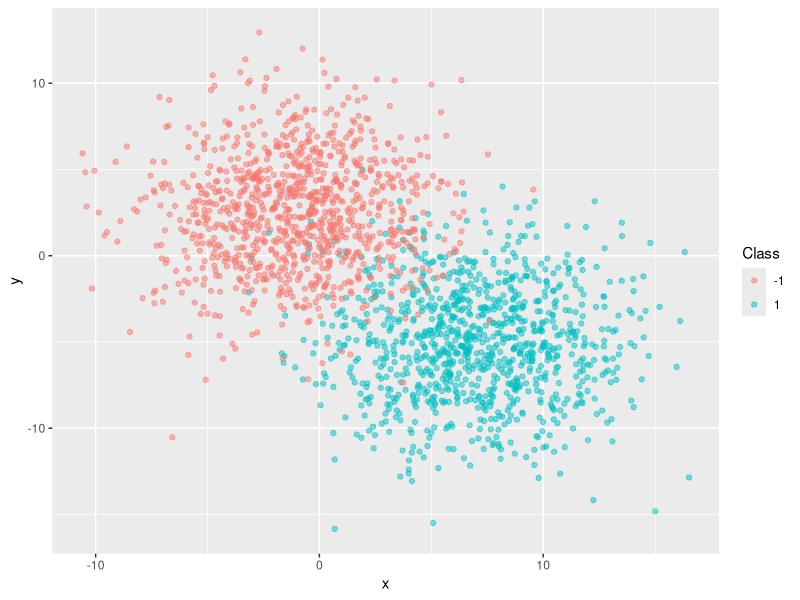
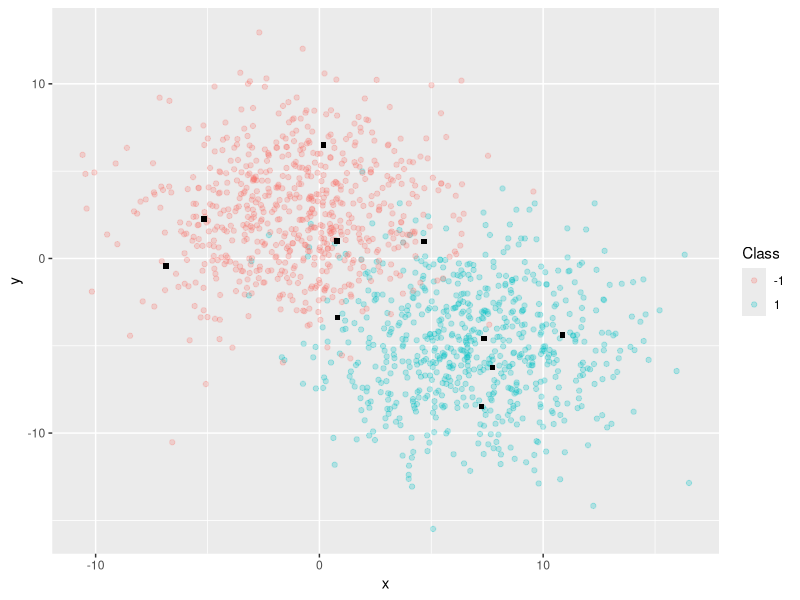
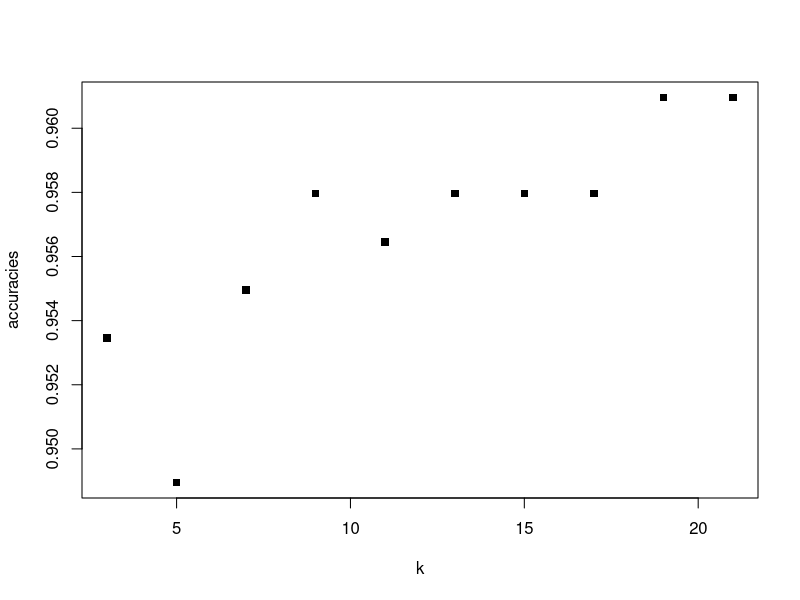
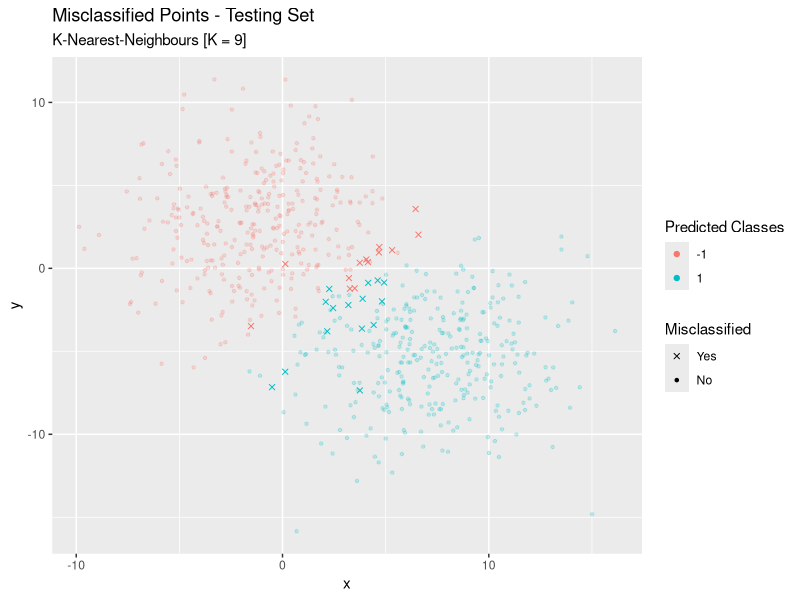

Here is the R script that generated these plots, in order:
## ---- chunk 1
knitr::opts_chunk$set(echo = TRUE)
set.seed(19)
## ---- chunk 2
df1 = mvtnorm::rmvnorm(1000, mean = c(7, -5), sigma = matrix(c(11, 0, 0, 11), 2, 2))
df2 = mvtnorm::rmvnorm(1000, mean = c(-1, 2.5), sigma = matrix(c(11, 0, 0, 11), 2, 2))
df = as.data.frame(rbind(cbind(df1, 1L), cbind(df2, -1L)))
colnames(df) <- c("x", "y", "class")
## ---- chunk 3
library(ggplot2)

ggplot(df) +
  geom_point(aes(x = x, y = y, col = as.factor(class)), alpha = .5) +
  scale_color_discrete(name = "Class")
## ---- chunk 4
# Split Train / Test
# randomly hold out 1/3 of the data for testing
test <- sample(nrow(df), 666, replace = F) 
df_test <- df[test, ]
df_train <- df[-test, ]
## ---- chunk 5
ggplot() +
  geom_point(aes(x = x, y = y, col = as.factor(class)), data = df_train, alpha = .25) +
  scale_color_discrete(name = "Class") +
  geom_point(aes(x = x, y = y), data = df_test[1:10,], col = "black", shape = 15)
## ---- chunk 6
# distance between any two vectors v1 and v2
euclid_dist <- function(v1, v2){
  return(sqrt(sum((v1 - v2)^2)))
}

a <- c(0, 0)
b <- c(1, 1)

euclid_dist(a, b)
## ---- chunk 7
# distances between new data and the training (old) data
distance_each <- function(new_data, old_data){
  return(apply(old_data, MARGIN = 1, FUN = euclid_dist, v2 = new_data))
}
## ---- chunk 8
# classifier function
classify <- function(new_vec, k){
  neighb <- order(distance_each(new_vec, df_train[, c("x", "y")]),
                decreasing = F)[1:k]
  return(sign(sum(df_train[neighb, "class"])))
}
## ---- chunk 9
# predict
df_test$class_pred <- apply(df_test[, c("x", "y")], MARGIN = 1, FUN = classify, k = 3)

# evaluate
sum(df_test$class == df_test$class_pred) / length(df_test$class)
## ---- chunk 10
accuracies = c()



for (i in seq(3, 21, 2)){
  df_test$class_pred <- apply(df_test[, c("x", "y")], MARGIN = 1, FUN = classify, k = i)
  acc <- sum(df_test$class == df_test$class_pred) / length(df_test$class)
  accuracies <- append(accuracies, acc)
}

plot(x = seq(3, 21, 2), y = accuracies, pch = 15, xlab = "k")
## ---- chunk 11
# use k = 9 to predict
df_test$class_pred <- apply(df_test[, c("x", "y")], MARGIN = 1, FUN = classify, k = 9)

# create a misclassified indicator
df_test$correct <- df_test$class == df_test$class_pred

#plot
ggplot(df_test) +
  geom_point(aes(x = x, y = y, col = as.factor(class_pred), shape = as.factor(correct), alpha = as.factor(!correct)),
             show.legend = T) +
  scale_color_discrete(name = 'Predicted Classes', guide = 'legend', labels = c('-1', "1")) +
  scale_shape_manual(name = 'Misclassified', guide = "legend", labels = c("Yes", "No"), values = c(4, 20)) +
  scale_alpha_discrete(range = c(.2, 1)) +
  guides(alpha = F) +
  ggtitle(label = "Misclassified Points - Testing Set", subtitle = "K-Nearest-Neighbours [K = 9]")
